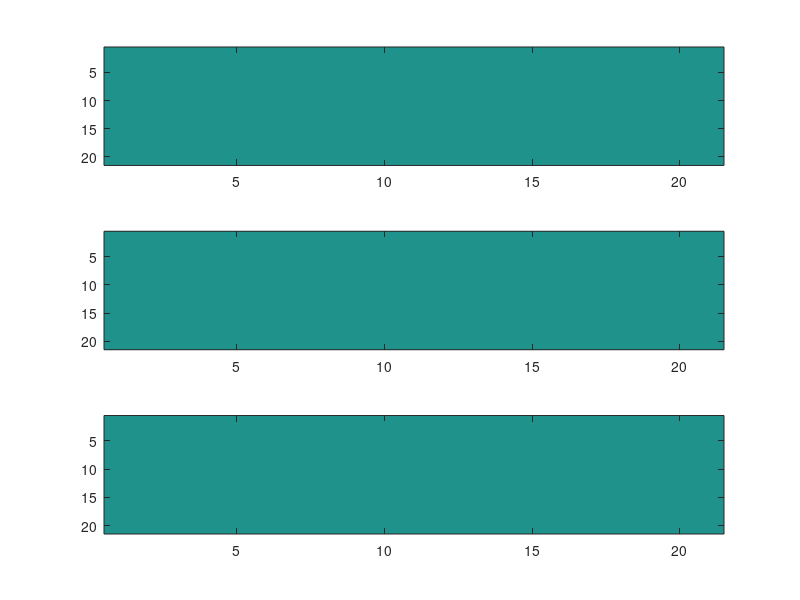

Source code (MATLAB): (Note: this script raises an error after producing the figure.)
%% Input parameters for this test case

%Nt_vec = [2 8 20 40 100 200 400 800 1200 1600 2000 4000];
%Nt_vec = [2 4 10 40 80 120];

Nt_vec = [100];

Nx          = 21;
Ny          = 21;
Nz          = 2;

t_end = 1*2e-7;
t_start = 0;

dGdEx_all = zeros(Nx, Ny, Nz, length(Nt_vec),2);

elementary_charge   = 1.60217662e-19;
electron_mass       = 1.6605e-27;

xv_matrix = zeros(length(Nt_vec),6*Nt_vec(end));

dGdEx_diff = zeros(Nx,Ny,1,length(Nt_vec));

dGdEx_diff_fin = zeros(1,length(Nt_vec));
% figure(200)
% clf
% figure(300)
% clf

for i = 1:length(Nt_vec)


    Nt = Nt_vec(i);

    xv0 = [0; 0; 0; 0; 0; 0]*(elementary_charge/electron_mass);

    x_p  = 1.75*(elementary_charge/electron_mass);
    y_p  = 1.7*(elementary_charge/electron_mass);
    z_p  = 1.75*(elementary_charge/electron_mass);
    vx_p = 1*(elementary_charge/electron_mass);
    vy_p = 0*(elementary_charge/electron_mass);
    vz_p = 0*(elementary_charge/electron_mass);

    obj_weights = [1, 1, 1, 0, 0, 0];

    n_charges = 1;
    n_masses = 1;

    %% 
    % Creating test environment with given Input

    ts = linspace(t_start, t_end, Nt);

    x_grid = linspace(0, 2e-2, Nx);%*(elementary_charge/electron_mass);
    y_grid = linspace(0, 2e-2, Ny);%*(elementary_charge/electron_mass);
    z_grid = linspace(0, 2e-2, Nz);%*(elementary_charge/electron_mass);

    %V           = repmat(peaks(Nx), [1 1 2]); assert(Nx == Ny);

    %V(:,:,2) = V(:,:,1);

    E_x         = repmat(meshgrid(x_grid*0+1)', [1 1 2]);%-centeredDiff(V, 1);
    E_y         = repmat(meshgrid(y_grid*0+1),[1 1 2]);%-centeredDiff(V, 2);
    E_z         = repmat(meshgrid(0*x_grid), [1 1 2]);%-centeredDiff(V, 3);
    figure(1)
    subplot(3,1,1)
    imagesc(E_x(:,:,1))
    subplot(3,1,2)
    imagesc(E_y(:,:,1))
    subplot(3,1,3)
    imagesc(E_z(:,:,1))

    %%
    % Setting natural constants
    % in case that they are needed

    %elementary_charge   = 1.60217662e-19;
    %electron_mass       = 9.1093856e-31;
    %%


%     accelFunc = accelerationFunction( x_grid, y_grid, z_grid, ...
%         n_charges, n_masses);
    
    %[ix_x, ix_y, ix_z, iv_x, iv_y, iv_z, ia_x, ia_y, ia_z] = get_Index3D(Nt);
    
    

    nParticle = 1;

    hit_objective = @(xv) hitObjective3D_wrap(...
                xv, x_p, y_p, z_p, vx_p, vy_p, vz_p, obj_weights);

    [dGdEx0, dGdEy0, dGdEz0, G0, xv, DG, xv_dual, Nt] = ...
        VV_get_dual_E_v20(n_charges, n_masses, E_x, E_y, E_z,...
    x_grid, y_grid, z_grid, xv0, nParticle, hit_objective, ts);



    %disp(G0)
    [ix_x, ix_y, ix_z, id_v1, id_v2, id_v3,] =...
        get_Index3D(Nt);
    
    ts = linspace(t_start, t_end, Nt);
    x_end(i) = xv(max(ix_x));
   
     
    figure(10+i)
    subplot(3,2,1)
    plot(ts, xv(ix_x))
    title('x')

    subplot(3,2,2)
    plot(ts, xv(ix_y))
    title('y')
    
    
    subplot(3,2,3)
    plot(ts, xv(ix_z))
    title('z')
    
    
    figure(10+i)
    subplot(3,2,4)
    plot(ts, xv(id_v1))
    title('vx')

    subplot(3,2,5)
    plot(ts, xv(id_v2))
    title('vy')
    
    
    subplot(3,2,6)
    plot(ts, xv(id_v3))
    title('vz')
    
    
    xv_matrix(i,1:length(xv)) = xv;
    
    %%figure(10+i)
%     subplot(3,15,[6:8 21:23 36:38] +1)
%     imagesc(x_grid, y_grid, dGdEx0(:,:,1)');
%     axis xy image
%     colorbar
%     title('dual')
%     
%     %figure(4)
%     subplot(3,15,[9:11 24:26 39:40]+1)
%     imagesc(x_grid, y_grid, dGdEx0(:,:,2)');
%     axis xy image
%     colorbar
%     title('dual 2')
%     
%     dGdEx_all(:,:,:,i,2) = dGdEx0;
%     
%     
%     figure(200)
%     hold all 
%     subplot(3,1,1)
%     hold all
%     plot(ts,xv(ix_x))
%     subplot(3,1,2)
%     hold all
%     plot(ts,xv(ix_y))
%     subplot(3,1,3)
%     hold all
%     plot(ts,xv(ix_z))
%     
%     accelFunc = accelerationFunction( x_grid, y_grid, z_grid, ...
%     n_charges, n_masses);    
%     [xv, accel] = velocityVerlet3D(ts, xv0, accelFunc(E_x, E_y, E_z));
%     
% 
%     figure(300)
%     hold all 
%     subplot(3,1,1)
%     hold all
%     plot(ts,xv(ix_x))
%     subplot(3,1,2)
%     hold all
%     plot(ts,xv(ix_y))
%     subplot(3,1,3)
%     hold all
%     plot(ts,xv(ix_z))
%     
%     [G, dGdxv] = hitObjective3Dtarget(xv, obj_weights, x_p, y_p, z_p, ...
%         vx_p, vy_p, vz_p);
%     
%     [systemMatrix, initMatrix, accelMatrix] = velocityVerletMatrices3D(ts);
%     
%     ax1 = accel(:,1);
%     ay1 = accel(:,2);
%     az1 = accel(:,3);
%     
%     delta = 1e-9;
%     dGdEx_meas = 0*E_x(:,:,1);
% %     
%     
%     for xx = 1:21
%         for yy = 1:21
%             fprintf('%i, %i\n', xx, yy);
% 
%             Ex2 = E_x;
%             Ex2(xx,yy,1) = Ex2(xx,yy,1) + delta;
%             [xv2, accel2] = velocityVerlet3D(ts, xv0, ...
%                 accelFunc(Ex2, E_y, E_z));
%             G2 = hitObjective3D(xv2, obj_weights);
%             G2b = hit_objective(xv2);
% 
%             disp(G2)
%             disp(G2b)
%             dGdEx_meas(xx,yy) = (G2b-G)/delta;
% 
% 
% 
% 
%         end
%     end
%     
        
%     figure(10+i)
%     subplot(3,15,[3:5 18:20 33:35] +1)
%     imagesc(x_grid, y_grid, dGdEx_meas');
%     axis xy image
%     colorbar
%     title('Meas')
%     
%     dGdEx_all(:,:,1,i,1) = dGdEx_meas;
% 
%     
%     
%     
%     
%     figure(20)
%     subplot(length(Nt_vec),1,i)
%     imagesc(x_grid, y_grid, (dGdEx0(:,:,1)' - dGdEx_meas')./dGdEx0(:,:,1)');
%     colorbar
%     
%     
%     figure(80)
%     subplot(length(Nt_vec),1,i)
%     imagesc(x_grid, y_grid, dGdEx0(:,:,1)');
%     colorbar    
%     
%     
%     dGdEx_diff(:,:,:,i) = (dGdEx0(:,:,1)' - dGdEx_meas')./dGdEx0(:,:,1)';
%     indicies = dGdEx_diff(:,:,:,i);
%     indicies(isnan(indicies)) = 0;
%     dGdEx_diff_fin(i) = sum(sum(indicies));
    
    
    
   
    
end


% figure(3)
% plot(Nt_vec, dGdEx_diff_fin)

% 
% 
% x_plot = zeros(1, length(Nt_vec)); 
% 
% for i = 1:length(Nt_vec)
%     
%     x_plot(i) = abs(x_end(end) - x_end(i)); 
%     
% end 
% 
% figure(6)
% loglog(Nt_vec, x_plot)
% xlabel('Nt_vec')
% ylabel('x_{end_final} -  x_{end_i}')
% title('x_end Convergance')
% 
% 
% fin = zeros(1,length(Nt_vec));
% for i = 1:length(Nt_vec)
%     
%     final_diff = (dGdEx_all(:,:,1,i,2)' - dGdEx_all(:,:,1,end,2)')./dGdEx_all(:,:,1,end,2)';
%     final_diff(isnan(final_diff)) = 0;
%     
%     fin(i) = sum(sum(sqrt(final_diff.^2)));
%     
% end 
% figure(4)
% plot(Nt_vec,fin)
% figure(5)
% loglog(Nt_vec,fin)
% xlabel('Nt_vec')
% ylabel('Sum of Dual_{end} -  Sum of Dual_{end_i}')
% title('Sum of Dual elements Convergance')
% figure(3)
% plot(Nt_vec, dGdEx_diff_fin)